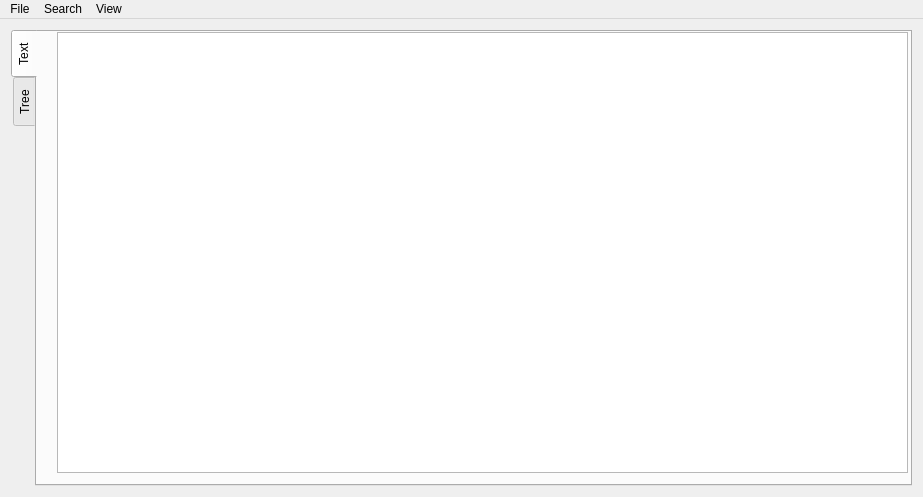
<?xml version="1.0" encoding="UTF-8"?>
<ui version="4.0">
 <class>MainWindow</class>
 <widget class="QMainWindow" name="MainWindow">
  <property name="geometry">
   <rect>
    <x>0</x>
    <y>0</y>
    <width>923</width>
    <height>497</height>
   </rect>
  </property>
  <property name="windowTitle">
   <string>JSONedit</string>
  </property>
  <widget class="QWidget" name="centralWidget">
   <layout class="QGridLayout" name="gridLayout_2">
    <item row="0" column="0">
     <widget class="QTabWidget" name="tabWidget">
      <property name="layoutDirection">
       <enum>Qt::LeftToRight</enum>
      </property>
      <property name="tabPosition">
       <enum>QTabWidget::West</enum>
      </property>
      <property name="currentIndex">
       <number>0</number>
      </property>
      <widget class="QWidget" name="tab_2">
       <attribute name="title">
        <string>Text</string>
       </attribute>
       <widget class="CodeEditor" name="textEdit">
        <property name="geometry">
         <rect>
          <x>20</x>
          <y>0</y>
          <width>851</width>
          <height>441</height>
         </rect>
        </property>
       </widget>
      </widget>
      <widget class="QWidget" name="tab">
       <attribute name="title">
        <string>Tree</string>
       </attribute>
       <widget class="TreeWidget" name="treeWidget">
        <property name="geometry">
         <rect>
          <x>0</x>
          <y>0</y>
          <width>671</width>
          <height>451</height>
         </rect>
        </property>
        <column>
         <property name="text">
          <string/>
         </property>
        </column>
       </widget>
       <widget class="QLabel" name="label_2">
        <property name="geometry">
         <rect>
          <x>680</x>
          <y>10</y>
          <width>81</width>
          <height>21</height>
         </rect>
        </property>
        <property name="text">
         <string>Nodetype</string>
        </property>
       </widget>
       <widget class="QComboBox" name="comboBox">
        <property name="geometry">
         <rect>
          <x>680</x>
          <y>40</y>
          <width>181</width>
          <height>22</height>
         </rect>
        </property>
        <item>
         <property name="text">
          <string>null</string>
         </property>
        </item>
        <item>
         <property name="text">
          <string>integer</string>
         </property>
        </item>
        <item>
         <property name="text">
          <string>float point</string>
         </property>
        </item>
        <item>
         <property name="text">
          <string>string</string>
         </property>
        </item>
        <item>
         <property name="text">
          <string>boolean</string>
         </property>
        </item>
        <item>
         <property name="text">
          <string>array</string>
         </property>
        </item>
        <item>
         <property name="text">
          <string>object</string>
         </property>
        </item>
       </widget>
       <widget class="QLabel" name="label_3">
        <property name="geometry">
         <rect>
          <x>680</x>
          <y>100</y>
          <width>72</width>
          <height>15</height>
         </rect>
        </property>
        <property name="text">
         <string>Name</string>
        </property>
       </widget>
       <widget class="QTextEdit" name="textEdit_name">
        <property name="geometry">
         <rect>
          <x>680</x>
          <y>130</y>
          <width>181</width>
          <height>51</height>
         </rect>
        </property>
       </widget>
       <widget class="QLabel" name="label_4">
        <property name="geometry">
         <rect>
          <x>680</x>
          <y>200</y>
          <width>72</width>
          <height>15</height>
         </rect>
        </property>
        <property name="text">
         <string>value</string>
        </property>
       </widget>
       <widget class="QTextEdit" name="textEdit_value">
        <property name="geometry">
         <rect>
          <x>680</x>
          <y>230</y>
          <width>181</width>
          <height>87</height>
         </rect>
        </property>
       </widget>
      </widget>
     </widget>
    </item>
   </layout>
  </widget>
  <widget class="QMenuBar" name="menuBar">
   <property name="geometry">
    <rect>
     <x>0</x>
     <y>0</y>
     <width>923</width>
     <height>26</height>
    </rect>
   </property>
   <widget class="QMenu" name="menuFile">
    <property name="title">
     <string>File</string>
    </property>
    <addaction name="actionNew"/>
    <addaction name="separator"/>
    <addaction name="actionOpen"/>
    <addaction name="separator"/>
    <addaction name="actionSave"/>
    <addaction name="actionSave_as"/>
    <addaction name="separator"/>
    <addaction name="actionExit"/>
   </widget>
   <widget class="QMenu" name="menuSearch">
    <property name="title">
     <string>Search</string>
    </property>
    <addaction name="actionFind"/>
   </widget>
   <widget class="QMenu" name="menuView">
    <property name="title">
     <string>View</string>
    </property>
    <addaction name="action"/>
    <addaction name="action_2"/>
   </widget>
   <addaction name="menuFile"/>
   <addaction name="menuSearch"/>
   <addaction name="menuView"/>
  </widget>
  <action name="actionNew">
   <property name="checkable">
    <bool>true</bool>
   </property>
   <property name="text">
    <string>New</string>
   </property>
   <property name="shortcut">
    <string>Ctrl+N</string>
   </property>
  </action>
  <action name="actionOpen">
   <property name="text">
    <string>Open</string>
   </property>
   <property name="shortcut">
    <string>Ctrl+O</string>
   </property>
  </action>
  <action name="actionSave">
   <property name="text">
    <string>Save</string>
   </property>
   <property name="shortcut">
    <string>Ctrl+S</string>
   </property>
  </action>
  <action name="actionSave_as">
   <property name="text">
    <string>Save as</string>
   </property>
   <property name="shortcut">
    <string>Ctrl+Shift+S</string>
   </property>
  </action>
  <action name="actionExit">
   <property name="text">
    <string>Exit</string>
   </property>
  </action>
  <action name="actionFind">
   <property name="checkable">
    <bool>true</bool>
   </property>
   <property name="text">
    <string>Find</string>
   </property>
   <property name="shortcut">
    <string>Ctrl+F</string>
   </property>
  </action>
  <action name="action">
   <property name="text">
    <string>压缩</string>
   </property>
  </action>
  <action name="action_2">
   <property name="text">
    <string>还原</string>
   </property>
  </action>
 </widget>
 <layoutdefault spacing="6" margin="11"/>
 <customwidgets>
  <customwidget>
   <class>TreeWidget</class>
   <extends>QTreeWidget</extends>
   <header location="global">treewidget.h</header>
  </customwidget>
  <customwidget>
   <class>CodeEditor</class>
   <extends>QPlainTextEdit</extends>
   <header location="global">codeeditor.h</header>
  </customwidget>
 </customwidgets>
 <resources/>
 <connections/>
</ui>
